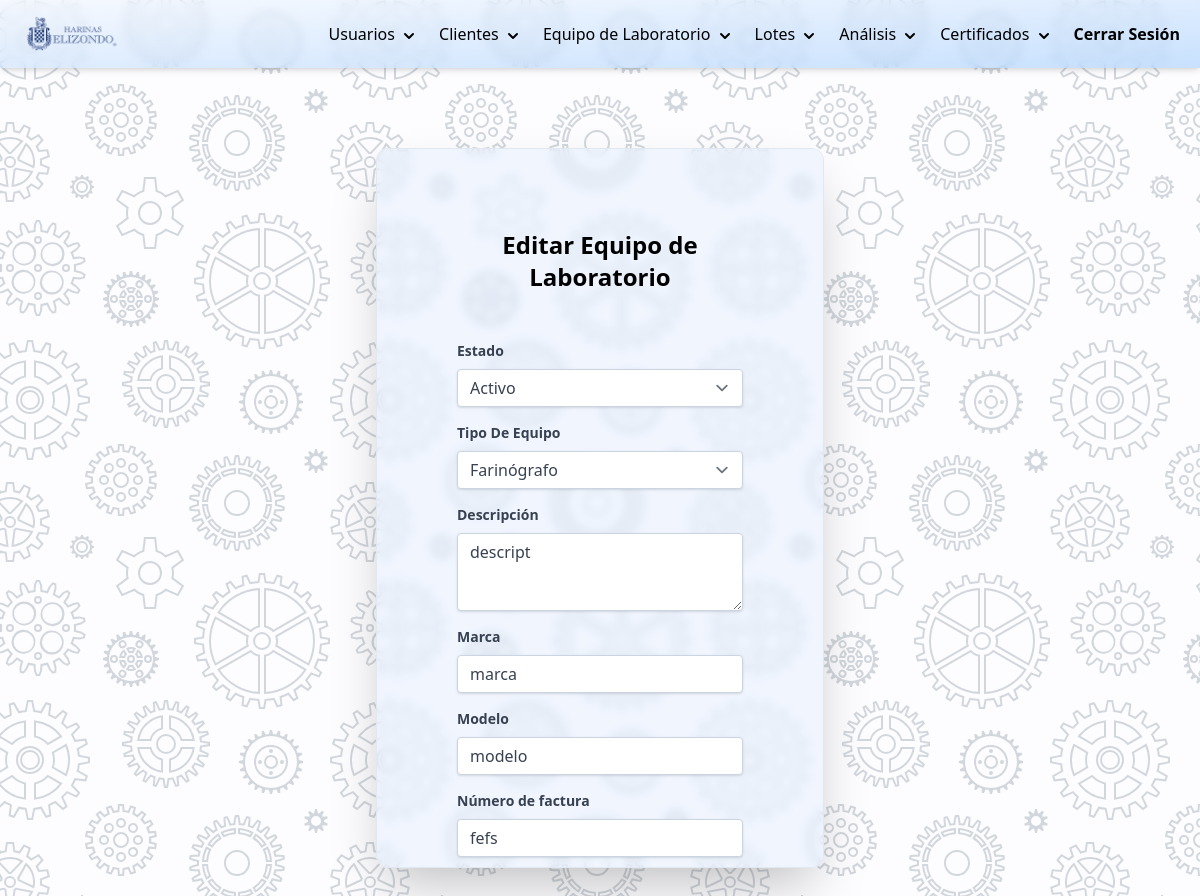
/php/editar-equipo-laboratorio.php?i=5 (signed in), run on the app's committed database.
### tables this page shows
CREATE TABLE `equipo_laboratorio` (
  `id_equipo` int(11) NOT NULL,
  `nombre` varchar(100) DEFAULT NULL,
  `descripcion` varchar(255) DEFAULT NULL,
  `marca` varchar(100) DEFAULT NULL,
  `modelo` varchar(100) DEFAULT NULL,
  `fecha_compra` date DEFAULT NULL,
  `no_factura` varchar(100) DEFAULT NULL,
  `estado` int(11) DEFAULT 3,
  `tiene_garantia` varchar(3) DEFAULT 'no',
  `numero_garantia` varchar(100) DEFAULT '',
  `clave_mantenimiento` varchar(50) DEFAULT NULL,
  `fecha_ultimo_mantenimiento` date DEFAULT NULL,
  `venc_garantia` date DEFAULT NULL
);

### DB/controlarDB.php (called while the page is built, shortened)
<?php
function hacerConsulta(string $query){
    $con = mysqli_connect(HOST, USER, PASSWORD, DB);
    if (mysqli_connect_errno()) {
        return "Failed to connect to MySQL: " . mysqli_connect_error();
    }else{
        $result = mysqli_query($con, $query);
        $arreglo_de_resultados=[];
        while ($row = mysqli_fetch_array($result)):
            array_push($arreglo_de_resultados,$row);
        endwhile;
        return $arreglo_de_resultados;
    }
}

### php/editar-equipo-laboratorio.php (the view, shortened to what this page needs)
<?php
    require_once("../DB/controlarDB.php");
    function test_input($data) {
        $data = trim($data);
        $data = stripslashes($data);
        $data = htmlspecialchars($data);
        return $data;
    }
    if ($_SERVER["REQUEST_METHOD"] == "GET") {
        $id=test_input($_GET['i']);
        $query_info_equipo="SELECT * FROM equipo_laboratorio WHERE id_equipo='$id'";
        $info_equipo=hacerConsulta($query_info_equipo)[0];
        $estado=$info_equipo['estado'];
        $nombre=$info_equipo['nombre'];
        $descripcion=$info_equipo['descripcion'];
        $marca=$info_equipo['marca'];
        $modelo=$info_equipo['modelo'];
        $no_factura=$info_equipo['no_factura'];
    }
?>
<!DOCTYPE html>
<html lang="es">
<head>
    <link rel="stylesheet" href="../styles.css">
    <link rel="stylesheet" href="../css/styles.css">
    <script src="https://cdn.tailwindcss.com"></script>
    <script src="https://cdn.tailwindcss.com?plugins=forms,typography,aspect-ratio,line-clamp"></script>
    <?php require_once("./navbar.php"); ?>
</head>
<body class="background">
    <div class="container mx-auto flex justify-center">
        <div class="flex flex-col p-20 gap-5 border border-slate-200 shadow-2xl bg-blue-100/40 backdrop-blur-sm mt-20 w-[28rem] overflow-y-auto h-[45rem] rounded-xl">
            <h1 class="text-2xl text-center font-bold mb-7">Editar Equipo de Laboratorio</h1>
            <form method="post" action="<?= htmlspecialchars($_SERVER["PHP_SELF"]);?>">
                <div class="mb-4">
                    <label for="estado" class="block text-gray-700 text-sm font-bold mb-2">
                        Estado
                    </label>
                    <select name="estado" class="shadow appearance-none border border-slate-300 rounded w-full py-2 px-3 text-gray-700 leading-tight focus:outline-none focus:border-sky-500 focus:ring-1 focus:ring-sky-500" required>
                        <option value="3" <?= $estado=="3"?"selected":"" ?>>Activo</option>
                    </select>
                </div>
                <div class="mb-4">
                    <label for="tipo de equipo" class="block text-gray-700 text-sm font-bold mb-2">
                        Tipo De Equipo
                    </label>
                    <select name="tipoEquipo" class="shadow appearance-none border border-slate-300 rounded w-full py-2 px-3 text-gray-700 leading-tight focus:outline-none focus:border-sky-500 focus:ring-1 focus:ring-sky-500" required>
                        <option value="Farinógrafo" <?= $nombre=="Farinógrafo"?"selected":"" ?>>Farinógrafo</option>
                    </select>
                </div>
                <div class="mb-4">
                    <label for="descripcion" class="block text-gray-700 text-sm font-bold mb-2">
                        Descripción
                    </label>
                    <textarea name="descripcion" class="shadow appearance-none border border-slate-300 rounded w-full py-2 px-3 text-gray-700 leading-tight focus:outline-none focus:border-sky-500 focus:ring-1 focus:ring-sky-500" placeholder="Descripción física (breve) del equipo..." cols="30" rows="3" required><?= $descripcion?></textarea>
                </div>
                <div class="mb-4">
                    <label for="contrasena" class="block text-gray-700 text-sm font-bold mb-2">
                        Marca
                    </label>
                    <input type="text" name="marca" class="shadow appearance-none border border-slate-300 rounded w-full py-2 px-3 text-gray-700 leading-tight focus:outline-none focus:border-sky-500 focus:ring-1 focus:ring-sky-500" placeholder="LG" required value="<?= $marca?>">
                </div>
                <div class="mb-4">
                    <label for="modelo" class="block text-gray-700 text-sm font-bold mb-2">
                        Modelo
                    </label>
                    <input type="text" name="modelo" class="shadow appearance-none border border-slate-300 rounded w-full py-2 px-3 text-gray-700 leading-tight focus:outline-none focus:border-sky-500 focus:ring-1 focus:ring-sky-500" placeholder="100T" required value="<?= $modelo?>">
                </div>
                <div class="mb-4">
                    <label for="no_factura" class="block text-gray-700 text-sm font-bold mb-2">
                        Número de factura
                    </label>
                    <input type="text" name="no_factura" class="shadow appearance-none border border-slate-300 rounded w-full py-2 px-3 text-gray-700 leading-tight focus:outline-none focus:border-sky-500 focus:ring-1 focus:ring-sky-500" placeholder="01012021-0001" required value="<?=$no_factura?>">
                </div>
            </form>
        </div>
    </div>
</body>
</html>

### css/styles.css (style rules this page uses)
.background { background-color: #fdfcfe; }

### data on the page
equipo_laboratorio: estado "Activo", tipoEquipo "Farinógrafo", descripcion "descript", marca "marca", modelo "modelo", no_factura "fefs"
